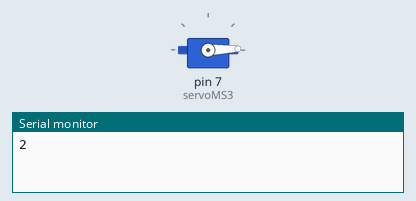
The sketch below on a simulated Arduino Uno, built with avr-gcc and run on an emulated ATmega328P. Shown: servo, the last lines printed to the serial monitor.

Above: at 0.05 s.
At 2.3 s:
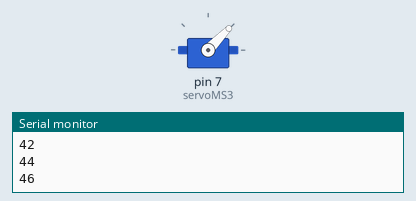
At 4.55 s:
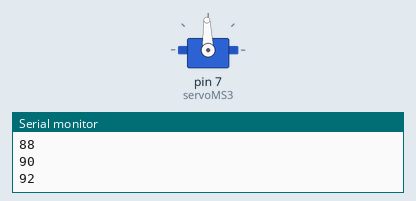
At 9.1 s:
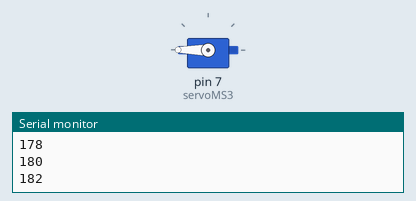
Timing chart, 0 to 11.9 s (numbered marks = the images above):
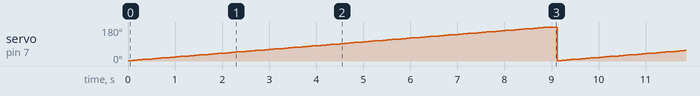

Measured:
- by itself, servo on pin 7 (servoMS3): ramps from 2° to 180° and jumps back, once every 9.1 s

The sketch:

servo.ino
```cpp
#include <Servo.h>
//int button1 = 11; //button pin, connect to ground to move servo
int press1=0;
Servo servoMS3;


void setup()
{
//  pinMode(button1, INPUT);
  servoMS3.attach(7);
  Serial.begin(9600);

}

void loop()
{
  if(press1>180)
  {
    servoMS3.write(180);
    press1=0;
  }
    press1=press1+2;
    servoMS3.write(press1);
    Serial.println(press1);
    delay(100);
}
```
